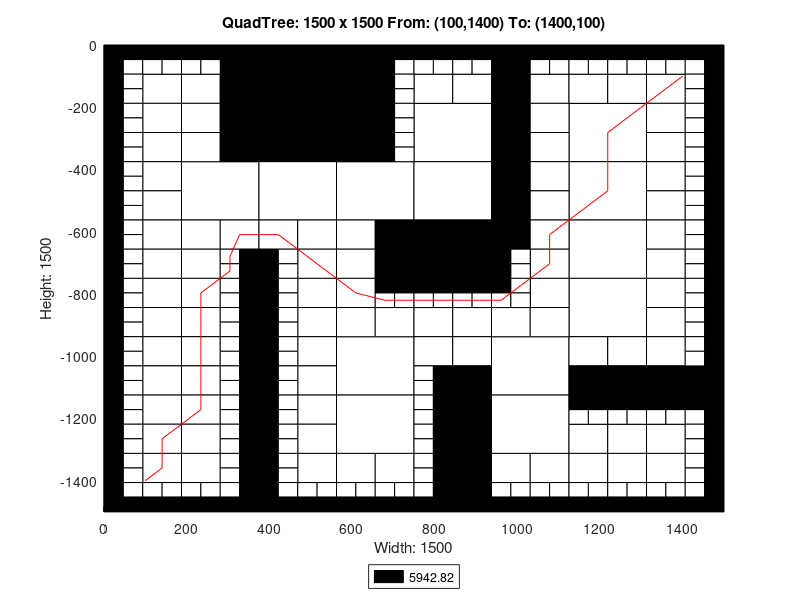

This chart was generated by the following MATLAB code:
axis([0 1500 -1500 0]);
title('QuadTree: 1500 x 1500 From: (100,1400) To: (1400,100)');
xlabel('Width: 1500');
ylabel('Height: 1500');
rectangle('Position',[375 -187.5 187.5 187.5], 'FaceColor',[0 0 0]);
rectangle('Position',[375 -375 187.5 187.5], 'FaceColor',[0 0 0]);
rectangle('Position',[187.5 -562.5 187.5 187.5], 'FaceColor',[1 1 1]);
rectangle('Position',[375 -562.5 187.5 187.5], 'FaceColor',[1 1 1]);
rectangle('Position',[562.5 -562.5 187.5 187.5], 'FaceColor',[1 1 1]);
rectangle('Position',[750 -375 187.5 187.5], 'FaceColor',[1 1 1]);
rectangle('Position',[1125 -375 187.5 187.5], 'FaceColor',[1 1 1]);
rectangle('Position',[750 -562.5 187.5 187.5], 'FaceColor',[1 1 1]);
rectangle('Position',[750 -750 187.5 187.5], 'FaceColor',[0 0 0]);
rectangle('Position',[1125 -562.5 187.5 187.5], 'FaceColor',[1 1 1]);
rectangle('Position',[1125 -750 187.5 187.5], 'FaceColor',[1 1 1]);
rectangle('Position',[562.5 -1125 187.5 187.5], 'FaceColor',[1 1 1]);
rectangle('Position',[562.5 -1312.5 187.5 187.5], 'FaceColor',[1 1 1]);
rectangle('Position',[937.5 -1125 187.5 187.5], 'FaceColor',[1 1 1]);
rectangle('Position',[1125 -937.5 187.5 187.5], 'FaceColor',[1 1 1]);
rectangle('Position',[937.5 -1312.5 187.5 187.5], 'FaceColor',[1 1 1]);
rectangle('Position',[93.75 -187.5 93.75 93.75], 'FaceColor',[1 1 1]);
rectangle('Position',[281.25 -93.75 93.75 93.75], 'FaceColor',[0 0 0]);
rectangle('Position',[187.5 -187.5 93.75 93.75], 'FaceColor',[1 1 1]);
rectangle('Position',[281.25 -187.5 93.75 93.75], 'FaceColor',[0 0 0]);
rectangle('Position',[93.75 -281.25 93.75 93.75], 'FaceColor',[1 1 1]);
rectangle('Position',[93.75 -375 93.75 93.75], 'FaceColor',[1 1 1]);
rectangle('Position',[187.5 -281.25 93.75 93.75], 'FaceColor',[1 1 1]);
rectangle('Position',[281.25 -281.25 93.75 93.75], 'FaceColor',[0 0 0]);
rectangle('Position',[187.5 -375 93.75 93.75], 'FaceColor',[1 1 1]);
rectangle('Position',[281.25 -375 93.75 93.75], 'FaceColor',[0 0 0]);
rectangle('Position',[562.5 -93.75 93.75 93.75], 'FaceColor',[0 0 0]);
rectangle('Position',[562.5 -187.5 93.75 93.75], 'FaceColor',[0 0 0]);
rectangle('Position',[562.5 -281.25 93.75 93.75], 'FaceColor',[0 0 0]);
rectangle('Position',[562.5 -375 93.75 93.75], 'FaceColor',[0 0 0]);
rectangle('Position',[93.75 -468.75 93.75 93.75], 'FaceColor',[1 1 1]);
rectangle('Position',[93.75 -562.5 93.75 93.75], 'FaceColor',[1 1 1]);
rectangle('Position',[93.75 -656.25 93.75 93.75], 'FaceColor',[1 1 1]);
rectangle('Position',[93.75 -750 93.75 93.75], 'FaceColor',[1 1 1]);
rectangle('Position',[187.5 -656.25 93.75 93.75], 'FaceColor',[1 1 1]);
rectangle('Position',[281.25 -656.25 93.75 93.75], 'FaceColor',[1 1 1]);
rectangle('Position',[187.5 -750 93.75 93.75], 'FaceColor',[1 1 1]);
rectangle('Position',[375 -656.25 93.75 93.75], 'FaceColor',[1 1 1]);
rectangle('Position',[468.75 -656.25 93.75 93.75], 'FaceColor',[1 1 1]);
rectangle('Position',[468.75 -750 93.75 93.75], 'FaceColor',[1 1 1]);
rectangle('Position',[562.5 -656.25 93.75 93.75], 'FaceColor',[1 1 1]);
rectangle('Position',[656.25 -656.25 93.75 93.75], 'FaceColor',[0 0 0]);
rectangle('Position',[562.5 -750 93.75 93.75], 'FaceColor',[1 1 1]);
rectangle('Position',[656.25 -750 93.75 93.75], 'FaceColor',[0 0 0]);
rectangle('Position',[750 -187.5 93.75 93.75], 'FaceColor',[1 1 1]);
rectangle('Position',[843.75 -187.5 93.75 93.75], 'FaceColor',[1 1 1]);
rectangle('Position',[937.5 -93.75 93.75 93.75], 'FaceColor',[0 0 0]);
rectangle('Position',[937.5 -187.5 93.75 93.75], 'FaceColor',[0 0 0]);
rectangle('Position',[1031.25 -187.5 93.75 93.75], 'FaceColor',[1 1 1]);
rectangle('Position',[937.5 -281.25 93.75 93.75], 'FaceColor',[0 0 0]);
rectangle('Position',[1031.25 -281.25 93.75 93.75], 'FaceColor',[1 1 1]);
rectangle('Position',[937.5 -375 93.75 93.75], 'FaceColor',[0 0 0]);
rectangle('Position',[1031.25 -375 93.75 93.75], 'FaceColor',[1 1 1]);
rectangle('Position',[1125 -187.5 93.75 93.75], 'FaceColor',[1 1 1]);
rectangle('Position',[1218.75 -187.5 93.75 93.75], 'FaceColor',[1 1 1]);
rectangle('Position',[1312.5 -187.5 93.75 93.75], 'FaceColor',[1 1 1]);
rectangle('Position',[1312.5 -281.25 93.75 93.75], 'FaceColor',[1 1 1]);
rectangle('Position',[1312.5 -375 93.75 93.75], 'FaceColor',[1 1 1]);
rectangle('Position',[937.5 -468.75 93.75 93.75], 'FaceColor',[0 0 0]);
rectangle('Position',[1031.25 -468.75 93.75 93.75], 'FaceColor',[1 1 1]);
rectangle('Position',[937.5 -562.5 93.75 93.75], 'FaceColor',[0 0 0]);
rectangle('Position',[1031.25 -562.5 93.75 93.75], 'FaceColor',[1 1 1]);
rectangle('Position',[937.5 -656.25 93.75 93.75], 'FaceColor',[0 0 0]);
rectangle('Position',[1031.25 -656.25 93.75 93.75], 'FaceColor',[1 1 1]);
rectangle('Position',[1031.25 -750 93.75 93.75], 'FaceColor',[1 1 1]);
rectangle('Position',[1312.5 -468.75 93.75 93.75], 'FaceColor',[1 1 1]);
rectangle('Position',[1312.5 -562.5 93.75 93.75], 'FaceColor',[1 1 1]);
rectangle('Position',[1312.5 -656.25 93.75 93.75], 'FaceColor',[1 1 1]);
rectangle('Position',[1312.5 -750 93.75 93.75], 'FaceColor',[1 1 1]);
rectangle('Position',[93.75 -843.75 93.75 93.75], 'FaceColor',[1 1 1]);
rectangle('Position',[93.75 -937.5 93.75 93.75], 'FaceColor',[1 1 1]);
rectangle('Position',[187.5 -843.75 93.75 93.75], 'FaceColor',[1 1 1]);
rectangle('Position',[187.5 -937.5 93.75 93.75], 'FaceColor',[1 1 1]);
rectangle('Position',[93.75 -1031.25 93.75 93.75], 'FaceColor',[1 1 1]);
rectangle('Position',[93.75 -1125 93.75 93.75], 'FaceColor',[1 1 1]);
rectangle('Position',[187.5 -1031.25 93.75 93.75], 'FaceColor',[1 1 1]);
rectangle('Position',[187.5 -1125 93.75 93.75], 'FaceColor',[1 1 1]);
rectangle('Position',[468.75 -843.75 93.75 93.75], 'FaceColor',[1 1 1]);
rectangle('Position',[468.75 -937.5 93.75 93.75], 'FaceColor',[1 1 1]);
rectangle('Position',[562.5 -843.75 93.75 93.75], 'FaceColor',[1 1 1]);
rectangle('Position',[562.5 -937.5 93.75 93.75], 'FaceColor',[1 1 1]);
rectangle('Position',[656.25 -937.5 93.75 93.75], 'FaceColor',[1 1 1]);
rectangle('Position',[468.75 -1031.25 93.75 93.75], 'FaceColor',[1 1 1]);
rectangle('Position',[468.75 -1125 93.75 93.75], 'FaceColor',[1 1 1]);
rectangle('Position',[93.75 -1218.75 93.75 93.75], 'FaceColor',[1 1 1]);
rectangle('Position',[93.75 -1312.5 93.75 93.75], 'FaceColor',[1 1 1]);
rectangle('Position',[187.5 -1218.75 93.75 93.75], 'FaceColor',[1 1 1]);
rectangle('Position',[187.5 -1312.5 93.75 93.75], 'FaceColor',[1 1 1]);
rectangle('Position',[93.75 -1406.25 93.75 93.75], 'FaceColor',[1 1 1]);
rectangle('Position',[187.5 -1406.25 93.75 93.75], 'FaceColor',[1 1 1]);
rectangle('Position',[468.75 -1218.75 93.75 93.75], 'FaceColor',[1 1 1]);
rectangle('Position',[468.75 -1312.5 93.75 93.75], 'FaceColor',[1 1 1]);
rectangle('Position',[468.75 -1406.25 93.75 93.75], 'FaceColor',[1 1 1]);
rectangle('Position',[562.5 -1406.25 93.75 93.75], 'FaceColor',[1 1 1]);
rectangle('Position',[656.25 -1406.25 93.75 93.75], 'FaceColor',[1 1 1]);
rectangle('Position',[750 -937.5 93.75 93.75], 'FaceColor',[1 1 1]);
rectangle('Position',[843.75 -937.5 93.75 93.75], 'FaceColor',[1 1 1]);
rectangle('Position',[1031.25 -843.75 93.75 93.75], 'FaceColor',[1 1 1]);
rectangle('Position',[937.5 -937.5 93.75 93.75], 'FaceColor',[1 1 1]);
rectangle('Position',[1031.25 -937.5 93.75 93.75], 'FaceColor',[1 1 1]);
rectangle('Position',[750 -1031.25 93.75 93.75], 'FaceColor',[1 1 1]);
rectangle('Position',[843.75 -1031.25 93.75 93.75], 'FaceColor',[1 1 1]);
rectangle('Position',[843.75 -1125 93.75 93.75], 'FaceColor',[0 0 0]);
rectangle('Position',[1312.5 -843.75 93.75 93.75], 'FaceColor',[1 1 1]);
rectangle('Position',[1312.5 -937.5 93.75 93.75], 'FaceColor',[1 1 1]);
rectangle('Position',[1125 -1031.25 93.75 93.75], 'FaceColor',[1 1 1]);
rectangle('Position',[1218.75 -1031.25 93.75 93.75], 'FaceColor',[1 1 1]);
rectangle('Position',[1125 -1125 93.75 93.75], 'FaceColor',[0 0 0]);
rectangle('Position',[1218.75 -1125 93.75 93.75], 'FaceColor',[0 0 0]);
rectangle('Position',[1312.5 -1031.25 93.75 93.75], 'FaceColor',[1 1 1]);
rectangle('Position',[1312.5 -1125 93.75 93.75], 'FaceColor',[0 0 0]);
rectangle('Position',[1406.25 -1125 93.75 93.75], 'FaceColor',[0 0 0]);
rectangle('Position',[843.75 -1218.75 93.75 93.75], 'FaceColor',[0 0 0]);
rectangle('Position',[843.75 -1312.5 93.75 93.75], 'FaceColor',[0 0 0]);
rectangle('Position',[843.75 -1406.25 93.75 93.75], 'FaceColor',[0 0 0]);
rectangle('Position',[843.75 -1500 93.75 93.75], 'FaceColor',[0 0 0]);
rectangle('Position',[937.5 -1406.25 93.75 93.75], 'FaceColor',[1 1 1]);
rectangle('Position',[1031.25 -1406.25 93.75 93.75], 'FaceColor',[1 1 1]);
rectangle('Position',[1125 -1312.5 93.75 93.75], 'FaceColor',[1 1 1]);
rectangle('Position',[1218.75 -1312.5 93.75 93.75], 'FaceColor',[1 1 1]);
rectangle('Position',[1312.5 -1312.5 93.75 93.75], 'FaceColor',[1 1 1]);
rectangle('Position',[1125 -1406.25 93.75 93.75], 'FaceColor',[1 1 1]);
rectangle('Position',[1218.75 -1406.25 93.75 93.75], 'FaceColor',[1 1 1]);
rectangle('Position',[1312.5 -1406.25 93.75 93.75], 'FaceColor',[1 1 1]);
rectangle('Position',[0 -46.875 46.875 46.875], 'FaceColor',[0 0 0]);
rectangle('Position',[46.875 -46.875 46.875 46.875], 'FaceColor',[0 0 0]);
rectangle('Position',[0 -93.75 46.875 46.875], 'FaceColor',[0 0 0]);
rectangle('Position',[46.875 -93.75 46.875 46.875], 'FaceColor',[1 1 1]);
rectangle('Position',[93.75 -46.875 46.875 46.875], 'FaceColor',[0 0 0]);
rectangle('Position',[140.625 -46.875 46.875 46.875], 'FaceColor',[0 0 0]);
rectangle('Position',[93.75 -93.75 46.875 46.875], 'FaceColor',[1 1 1]);
rectangle('Position',[140.625 -93.75 46.875 46.875], 'FaceColor',[1 1 1]);
rectangle('Position',[0 -140.625 46.875 46.875], 'FaceColor',[0 0 0]);
rectangle('Position',[46.875 -140.625 46.875 46.875], 'FaceColor',[1 1 1]);
rectangle('Position',[0 -187.5 46.875 46.875], 'FaceColor',[0 0 0]);
rectangle('Position',[46.875 -187.5 46.875 46.875], 'FaceColor',[1 1 1]);
rectangle('Position',[187.5 -46.875 46.875 46.875], 'FaceColor',[0 0 0]);
rectangle('Position',[234.375 -46.875 46.875 46.875], 'FaceColor',[0 0 0]);
rectangle('Position',[187.5 -93.75 46.875 46.875], 'FaceColor',[1 1 1]);
rectangle('Position',[234.375 -93.75 46.875 46.875], 'FaceColor',[1 1 1]);
rectangle('Position',[0 -234.375 46.875 46.875], 'FaceColor',[0 0 0]);
rectangle('Position',[46.875 -234.375 46.875 46.875], 'FaceColor',[1 1 1]);
rectangle('Position',[0 -281.25 46.875 46.875], 'FaceColor',[0 0 0]);
rectangle('Position',[46.875 -281.25 46.875 46.875], 'FaceColor',[1 1 1]);
rectangle('Position',[0 -328.125 46.875 46.875], 'FaceColor',[0 0 0]);
rectangle('Position',[46.875 -328.125 46.875 46.875], 'FaceColor',[1 1 1]);
rectangle('Position',[0 -375 46.875 46.875], 'FaceColor',[0 0 0]);
rectangle('Position',[46.875 -375 46.875 46.875], 'FaceColor',[1 1 1]);
rectangle('Position',[656.25 -46.875 46.875 46.875], 'FaceColor',[0 0 0]);
rectangle('Position',[703.125 -46.875 46.875 46.875], 'FaceColor',[0 0 0]);
rectangle('Position',[656.25 -93.75 46.875 46.875], 'FaceColor',[0 0 0]);
rectangle('Position',[703.125 -93.75 46.875 46.875], 'FaceColor',[1 1 1]);
rectangle('Position',[656.25 -140.625 46.875 46.875], 'FaceColor',[0 0 0]);
rectangle('Position',[703.125 -140.625 46.875 46.875], 'FaceColor',[1 1 1]);
rectangle('Position',[656.25 -187.5 46.875 46.875], 'FaceColor',[0 0 0]);
rectangle('Position',[703.125 -187.5 46.875 46.875], 'FaceColor',[1 1 1]);
rectangle('Position',[656.25 -234.375 46.875 46.875], 'FaceColor',[0 0 0]);
rectangle('Position',[703.125 -234.375 46.875 46.875], 'FaceColor',[1 1 1]);
rectangle('Position',[656.25 -281.25 46.875 46.875], 'FaceColor',[0 0 0]);
rectangle('Position',[703.125 -281.25 46.875 46.875], 'FaceColor',[1 1 1]);
rectangle('Position',[656.25 -328.125 46.875 46.875], 'FaceColor',[0 0 0]);
rectangle('Position',[703.125 -328.125 46.875 46.875], 'FaceColor',[1 1 1]);
rectangle('Position',[656.25 -375 46.875 46.875], 'FaceColor',[0 0 0]);
rectangle('Position',[703.125 -375 46.875 46.875], 'FaceColor',[1 1 1]);
rectangle('Position',[0 -421.875 46.875 46.875], 'FaceColor',[0 0 0]);
rectangle('Position',[46.875 -421.875 46.875 46.875], 'FaceColor',[1 1 1]);
rectangle('Position',[0 -468.75 46.875 46.875], 'FaceColor',[0 0 0]);
rectangle('Position',[46.875 -468.75 46.875 46.875], 'FaceColor',[1 1 1]);
rectangle('Position',[0 -515.625 46.875 46.875], 'FaceColor',[0 0 0]);
rectangle('Position',[46.875 -515.625 46.875 46.875], 'FaceColor',[1 1 1]);
rectangle('Position',[0 -562.5 46.875 46.875], 'FaceColor',[0 0 0]);
rectangle('Position',[46.875 -562.5 46.875 46.875], 'FaceColor',[1 1 1]);
rectangle('Position',[0 -609.375 46.875 46.875], 'FaceColor',[0 0 0]);
rectangle('Position',[46.875 -609.375 46.875 46.875], 'FaceColor',[1 1 1]);
rectangle('Position',[0 -656.25 46.875 46.875], 'FaceColor',[0 0 0]);
rectangle('Position',[46.875 -656.25 46.875 46.875], 'FaceColor',[1 1 1]);
rectangle('Position',[0 -703.125 46.875 46.875], 'FaceColor',[0 0 0]);
rectangle('Position',[46.875 -703.125 46.875 46.875], 'FaceColor',[1 1 1]);
rectangle('Position',[0 -750 46.875 46.875], 'FaceColor',[0 0 0]);
rectangle('Position',[46.875 -750 46.875 46.875], 'FaceColor',[1 1 1]);
rectangle('Position',[281.25 -703.125 46.875 46.875], 'FaceColor',[1 1 1]);
rectangle('Position',[328.125 -703.125 46.875 46.875], 'FaceColor',[0 0 0]);
rectangle('Position',[281.25 -750 46.875 46.875], 'FaceColor',[1 1 1]);
rectangle('Position',[328.125 -750 46.875 46.875], 'FaceColor',[0 0 0]);
rectangle('Position',[375 -703.125 46.875 46.875], 'FaceColor',[0 0 0]);
rectangle('Position',[421.875 -703.125 46.875 46.875], 'FaceColor',[1 1 1]);
rectangle('Position',[375 -750 46.875 46.875], 'FaceColor',[0 0 0]);
rectangle('Position',[421.875 -750 46.875 46.875], 'FaceColor',[1 1 1]);
rectangle('Position',[750 -46.875 46.875 46.875], 'FaceColor',[0 0 0]);
rectangle('Position',[796.875 -46.875 46.875 46.875], 'FaceColor',[0 0 0]);
rectangle('Position',[750 -93.75 46.875 46.875], 'FaceColor',[1 1 1]);
rectangle('Position',[796.875 -93.75 46.875 46.875], 'FaceColor',[1 1 1]);
rectangle('Position',[843.75 -46.875 46.875 46.875], 'FaceColor',[0 0 0]);
rectangle('Position',[890.625 -46.875 46.875 46.875], 'FaceColor',[0 0 0]);
rectangle('Position',[843.75 -93.75 46.875 46.875], 'FaceColor',[1 1 1]);
rectangle('Position',[890.625 -93.75 46.875 46.875], 'FaceColor',[1 1 1]);
rectangle('Position',[1031.25 -46.875 46.875 46.875], 'FaceColor',[0 0 0]);
rectangle('Position',[1078.12 -46.875 46.875 46.875], 'FaceColor',[0 0 0]);
rectangle('Position',[1031.25 -93.75 46.875 46.875], 'FaceColor',[1 1 1]);
rectangle('Position',[1078.12 -93.75 46.875 46.875], 'FaceColor',[1 1 1]);
rectangle('Position',[1125 -46.875 46.875 46.875], 'FaceColor',[0 0 0]);
rectangle('Position',[1171.88 -46.875 46.875 46.875], 'FaceColor',[0 0 0]);
rectangle('Position',[1125 -93.75 46.875 46.875], 'FaceColor',[1 1 1]);
rectangle('Position',[1171.88 -93.75 46.875 46.875], 'FaceColor',[1 1 1]);
rectangle('Position',[1218.75 -46.875 46.875 46.875], 'FaceColor',[0 0 0]);
rectangle('Position',[1265.62 -46.875 46.875 46.875], 'FaceColor',[0 0 0]);
rectangle('Position',[1218.75 -93.75 46.875 46.875], 'FaceColor',[1 1 1]);
rectangle('Position',[1265.62 -93.75 46.875 46.875], 'FaceColor',[1 1 1]);
rectangle('Position',[1312.5 -46.875 46.875 46.875], 'FaceColor',[0 0 0]);
rectangle('Position',[1359.38 -46.875 46.875 46.875], 'FaceColor',[0 0 0]);
rectangle('Position',[1312.5 -93.75 46.875 46.875], 'FaceColor',[1 1 1]);
rectangle('Position',[1359.38 -93.75 46.875 46.875], 'FaceColor',[1 1 1]);
rectangle('Position',[1406.25 -46.875 46.875 46.875], 'FaceColor',[0 0 0]);
rectangle('Position',[1453.12 -46.875 46.875 46.875], 'FaceColor',[0 0 0]);
rectangle('Position',[1406.25 -93.75 46.875 46.875], 'FaceColor',[1 1 1]);
rectangle('Position',[1453.12 -93.75 46.875 46.875], 'FaceColor',[0 0 0]);
rectangle('Position',[1406.25 -140.625 46.875 46.875], 'FaceColor',[1 1 1]);
rectangle('Position',[1453.12 -140.625 46.875 46.875], 'FaceColor',[0 0 0]);
rectangle('Position',[1406.25 -187.5 46.875 46.875], 'FaceColor',[1 1 1]);
rectangle('Position',[1453.12 -187.5 46.875 46.875], 'FaceColor',[0 0 0]);
rectangle('Position',[1406.25 -234.375 46.875 46.875], 'FaceColor',[1 1 1]);
rectangle('Position',[1453.12 -234.375 46.875 46.875], 'FaceColor',[0 0 0]);
rectangle('Position',[1406.25 -281.25 46.875 46.875], 'FaceColor',[1 1 1]);
rectangle('Position',[1453.12 -281.25 46.875 46.875], 'FaceColor',[0 0 0]);
rectangle('Position',[1406.25 -328.125 46.875 46.875], 'FaceColor',[1 1 1]);
rectangle('Position',[1453.12 -328.125 46.875 46.875], 'FaceColor',[0 0 0]);
rectangle('Position',[1406.25 -375 46.875 46.875], 'FaceColor',[1 1 1]);
rectangle('Position',[1453.12 -375 46.875 46.875], 'FaceColor',[0 0 0]);
rectangle('Position',[937.5 -703.125 46.875 46.875], 'FaceColor',[0 0 0]);
rectangle('Position',[984.375 -703.125 46.875 46.875], 'FaceColor',[1 1 1]);
rectangle('Position',[937.5 -750 46.875 46.875], 'FaceColor',[0 0 0]);
rectangle('Position',[984.375 -750 46.875 46.875], 'FaceColor',[1 1 1]);
rectangle('Position',[1406.25 -421.875 46.875 46.875], 'FaceColor',[1 1 1]);
rectangle('Position',[1453.12 -421.875 46.875 46.875], 'FaceColor',[0 0 0]);
rectangle('Position',[1406.25 -468.75 46.875 46.875], 'FaceColor',[1 1 1]);
rectangle('Position',[1453.12 -468.75 46.875 46.875], 'FaceColor',[0 0 0]);
rectangle('Position',[1406.25 -515.625 46.875 46.875], 'FaceColor',[1 1 1]);
rectangle('Position',[1453.12 -515.625 46.875 46.875], 'FaceColor',[0 0 0]);
rectangle('Position',[1406.25 -562.5 46.875 46.875], 'FaceColor',[1 1 1]);
rectangle('Position',[1453.12 -562.5 46.875 46.875], 'FaceColor',[0 0 0]);
rectangle('Position',[1406.25 -609.375 46.875 46.875], 'FaceColor',[1 1 1]);
rectangle('Position',[1453.12 -609.375 46.875 46.875], 'FaceColor',[0 0 0]);
rectangle('Position',[1406.25 -656.25 46.875 46.875], 'FaceColor',[1 1 1]);
rectangle('Position',[1453.12 -656.25 46.875 46.875], 'FaceColor',[0 0 0]);
rectangle('Position',[1406.25 -703.125 46.875 46.875], 'FaceColor',[1 1 1]);
rectangle('Position',[1453.12 -703.125 46.875 46.875], 'FaceColor',[0 0 0]);
rectangle('Position',[1406.25 -750 46.875 46.875], 'FaceColor',[1 1 1]);
rectangle('Position',[1453.12 -750 46.875 46.875], 'FaceColor',[0 0 0]);
rectangle('Position',[0 -796.875 46.875 46.875], 'FaceColor',[0 0 0]);
rectangle('Position',[46.875 -796.875 46.875 46.875], 'FaceColor',[1 1 1]);
rectangle('Position',[0 -843.75 46.875 46.875], 'FaceColor',[0 0 0]);
rectangle('Position',[46.875 -843.75 46.875 46.875], 'FaceColor',[1 1 1]);
rectangle('Position',[0 -890.625 46.875 46.875], 'FaceColor',[0 0 0]);
rectangle('Position',[46.875 -890.625 46.875 46.875], 'FaceColor',[1 1 1]);
rectangle('Position',[0 -937.5 46.875 46.875], 'FaceColor',[0 0 0]);
rectangle('Position',[46.875 -937.5 46.875 46.875], 'FaceColor',[1 1 1]);
rectangle('Position',[281.25 -796.875 46.875 46.875], 'FaceColor',[1 1 1]);
rectangle('Position',[328.125 -796.875 46.875 46.875], 'FaceColor',[0 0 0]);
rectangle('Position',[281.25 -843.75 46.875 46.875], 'FaceColor',[1 1 1]);
rectangle('Position',[328.125 -843.75 46.875 46.875], 'FaceColor',[0 0 0]);
rectangle('Position',[281.25 -890.625 46.875 46.875], 'FaceColor',[1 1 1]);
rectangle('Position',[328.125 -890.625 46.875 46.875], 'FaceColor',[0 0 0]);
rectangle('Position',[281.25 -937.5 46.875 46.875], 'FaceColor',[1 1 1]);
rectangle('Position',[328.125 -937.5 46.875 46.875], 'FaceColor',[0 0 0]);
rectangle('Position',[0 -984.375 46.875 46.875], 'FaceColor',[0 0 0]);
rectangle('Position',[46.875 -984.375 46.875 46.875], 'FaceColor',[1 1 1]);
rectangle('Position',[0 -1031.25 46.875 46.875], 'FaceColor',[0 0 0]);
rectangle('Position',[46.875 -1031.25 46.875 46.875], 'FaceColor',[1 1 1]);
rectangle('Position',[0 -1078.12 46.875 46.875], 'FaceColor',[0 0 0]);
rectangle('Position',[46.875 -1078.12 46.875 46.875], 'FaceColor',[1 1 1]);
rectangle('Position',[0 -1125 46.875 46.875], 'FaceColor',[0 0 0]);
rectangle('Position',[46.875 -1125 46.875 46.875], 'FaceColor',[1 1 1]);
rectangle('Position',[281.25 -984.375 46.875 46.875], 'FaceColor',[1 1 1]);
rectangle('Position',[328.125 -984.375 46.875 46.875], 'FaceColor',[0 0 0]);
rectangle('Position',[281.25 -1031.25 46.875 46.875], 'FaceColor',[1 1 1]);
rectangle('Position',[328.125 -1031.25 46.875 46.875], 'FaceColor',[0 0 0]);
rectangle('Position',[281.25 -1078.12 46.875 46.875], 'FaceColor',[1 1 1]);
rectangle('Position',[328.125 -1078.12 46.875 46.875], 'FaceColor',[0 0 0]);
rectangle('Position',[281.25 -1125 46.875 46.875], 'FaceColor',[1 1 1]);
rectangle('Position',[328.125 -1125 46.875 46.875], 'FaceColor',[0 0 0]);
rectangle('Position',[375 -796.875 46.875 46.875], 'FaceColor',[0 0 0]);
rectangle('Position',[421.875 -796.875 46.875 46.875], 'FaceColor',[1 1 1]);
rectangle('Position',[375 -843.75 46.875 46.875], 'FaceColor',[0 0 0]);
rectangle('Position',[421.875 -843.75 46.875 46.875], 'FaceColor',[1 1 1]);
rectangle('Position',[375 -890.625 46.875 46.875], 'FaceColor',[0 0 0]);
rectangle('Position',[421.875 -890.625 46.875 46.875], 'FaceColor',[1 1 1]);
rectangle('Position',[375 -937.5 46.875 46.875], 'FaceColor',[0 0 0]);
rectangle('Position',[421.875 -937.5 46.875 46.875], 'FaceColor',[1 1 1]);
rectangle('Position',[656.25 -796.875 46.875 46.875], 'FaceColor',[0 0 0]);
rectangle('Position',[703.125 -796.875 46.875 46.875], 'FaceColor',[0 0 0]);
rectangle('Position',[656.25 -843.75 46.875 46.875], 'FaceColor',[1 1 1]);
rectangle('Position',[703.125 -843.75 46.875 46.875], 'FaceColor',[1 1 1]);
rectangle('Position',[375 -984.375 46.875 46.875], 'FaceColor',[0 0 0]);
rectangle('Position',[421.875 -984.375 46.875 46.875], 'FaceColor',[1 1 1]);
rectangle('Position',[375 -1031.25 46.875 46.875], 'FaceColor',[0 0 0]);
rectangle('Position',[421.875 -1031.25 46.875 46.875], 'FaceColor',[1 1 1]);
rectangle('Position',[375 -1078.12 46.875 46.875], 'FaceColor',[0 0 0]);
rectangle('Position',[421.875 -1078.12 46.875 46.875], 'FaceColor',[1 1 1]);
rectangle('Position',[375 -1125 46.875 46.875], 'FaceColor',[0 0 0]);
rectangle('Position',[421.875 -1125 46.875 46.875], 'FaceColor',[1 1 1]);
rectangle('Position',[0 -1171.88 46.875 46.875], 'FaceColor',[0 0 0]);
rectangle('Position',[46.875 -1171.88 46.875 46.875], 'FaceColor',[1 1 1]);
rectangle('Position',[0 -1218.75 46.875 46.875], 'FaceColor',[0 0 0]);
rectangle('Position',[46.875 -1218.75 46.875 46.875], 'FaceColor',[1 1 1]);
rectangle('Position',[0 -1265.62 46.875 46.875], 'FaceColor',[0 0 0]);
rectangle('Position',[46.875 -1265.62 46.875 46.875], 'FaceColor',[1 1 1]);
rectangle('Position',[0 -1312.5 46.875 46.875], 'FaceColor',[0 0 0]);
rectangle('Position',[46.875 -1312.5 46.875 46.875], 'FaceColor',[1 1 1]);
rectangle('Position',[281.25 -1171.88 46.875 46.875], 'FaceColor',[1 1 1]);
rectangle('Position',[328.125 -1171.88 46.875 46.875], 'FaceColor',[0 0 0]);
rectangle('Position',[281.25 -1218.75 46.875 46.875], 'FaceColor',[1 1 1]);
rectangle('Position',[328.125 -1218.75 46.875 46.875], 'FaceColor',[0 0 0]);
rectangle('Position',[281.25 -1265.62 46.875 46.875], 'FaceColor',[1 1 1]);
rectangle('Position',[328.125 -1265.62 46.875 46.875], 'FaceColor',[0 0 0]);
rectangle('Position',[281.25 -1312.5 46.875 46.875], 'FaceColor',[1 1 1]);
rectangle('Position',[328.125 -1312.5 46.875 46.875], 'FaceColor',[0 0 0]);
rectangle('Position',[0 -1359.38 46.875 46.875], 'FaceColor',[0 0 0]);
rectangle('Position',[46.875 -1359.38 46.875 46.875], 'FaceColor',[1 1 1]);
rectangle('Position',[0 -1406.25 46.875 46.875], 'FaceColor',[0 0 0]);
rectangle('Position',[46.875 -1406.25 46.875 46.875], 'FaceColor',[1 1 1]);
rectangle('Position',[0 -1453.12 46.875 46.875], 'FaceColor',[0 0 0]);
rectangle('Position',[46.875 -1453.12 46.875 46.875], 'FaceColor',[1 1 1]);
rectangle('Position',[0 -1500 46.875 46.875], 'FaceColor',[0 0 0]);
rectangle('Position',[46.875 -1500 46.875 46.875], 'FaceColor',[0 0 0]);
rectangle('Position',[93.75 -1453.12 46.875 46.875], 'FaceColor',[1 1 1]);
rectangle('Position',[140.625 -1453.12 46.875 46.875], 'FaceColor',[1 1 1]);
rectangle('Position',[93.75 -1500 46.875 46.875], 'FaceColor',[0 0 0]);
rectangle('Position',[140.625 -1500 46.875 46.875], 'FaceColor',[0 0 0]);
rectangle('Position',[281.25 -1359.38 46.875 46.875], 'FaceColor',[1 1 1]);
rectangle('Position',[328.125 -1359.38 46.875 46.875], 'FaceColor',[0 0 0]);
rectangle('Position',[281.25 -1406.25 46.875 46.875], 'FaceColor',[1 1 1]);
rectangle('Position',[328.125 -1406.25 46.875 46.875], 'FaceColor',[0 0 0]);
rectangle('Position',[187.5 -1453.12 46.875 46.875], 'FaceColor',[1 1 1]);
rectangle('Position',[234.375 -1453.12 46.875 46.875], 'FaceColor',[1 1 1]);
rectangle('Position',[187.5 -1500 46.875 46.875], 'FaceColor',[0 0 0]);
rectangle('Position',[234.375 -1500 46.875 46.875], 'FaceColor',[0 0 0]);
rectangle('Position',[281.25 -1453.12 46.875 46.875], 'FaceColor',[1 1 1]);
rectangle('Position',[328.125 -1453.12 46.875 46.875], 'FaceColor',[0 0 0]);
rectangle('Position',[281.25 -1500 46.875 46.875], 'FaceColor',[0 0 0]);
rectangle('Position',[328.125 -1500 46.875 46.875], 'FaceColor',[0 0 0]);
rectangle('Position',[375 -1171.88 46.875 46.875], 'FaceColor',[0 0 0]);
rectangle('Position',[421.875 -1171.88 46.875 46.875], 'FaceColor',[1 1 1]);
rectangle('Position',[375 -1218.75 46.875 46.875], 'FaceColor',[0 0 0]);
rectangle('Position',[421.875 -1218.75 46.875 46.875], 'FaceColor',[1 1 1]);
rectangle('Position',[375 -1265.62 46.875 46.875], 'FaceColor',[0 0 0]);
rectangle('Position',[421.875 -1265.62 46.875 46.875], 'FaceColor',[1 1 1]);
rectangle('Position',[375 -1312.5 46.875 46.875], 'FaceColor',[0 0 0]);
rectangle('Position',[421.875 -1312.5 46.875 46.875], 'FaceColor',[1 1 1]);
rectangle('Position',[375 -1359.38 46.875 46.875], 'FaceColor',[0 0 0]);
rectangle('Position',[421.875 -1359.38 46.875 46.875], 'FaceColor',[1 1 1]);
rectangle('Position',[375 -1406.25 46.875 46.875], 'FaceColor',[0 0 0]);
rectangle('Position',[421.875 -1406.25 46.875 46.875], 'FaceColor',[1 1 1]);
rectangle('Position',[375 -1453.12 46.875 46.875], 'FaceColor',[0 0 0]);
rectangle('Position',[421.875 -1453.12 46.875 46.875], 'FaceColor',[1 1 1]);
rectangle('Position',[375 -1500 46.875 46.875], 'FaceColor',[0 0 0]);
rectangle('Position',[421.875 -1500 46.875 46.875], 'FaceColor',[0 0 0]);
rectangle('Position',[468.75 -1453.12 46.875 46.875], 'FaceColor',[1 1 1]);
rectangle('Position',[515.625 -1453.12 46.875 46.875], 'FaceColor',[1 1 1]);
rectangle('Position',[468.75 -1500 46.875 46.875], 'FaceColor',[0 0 0]);
rectangle('Position',[515.625 -1500 46.875 46.875], 'FaceColor',[0 0 0]);
rectangle('Position',[562.5 -1453.12 46.875 46.875], 'FaceColor',[1 1 1]);
rectangle('Position',[609.375 -1453.12 46.875 46.875], 'FaceColor',[1 1 1]);
rectangle('Position',[562.5 -1500 46.875 46.875], 'FaceColor',[0 0 0]);
rectangle('Position',[609.375 -1500 46.875 46.875], 'FaceColor',[0 0 0]);
rectangle('Position',[656.25 -1453.12 46.875 46.875], 'FaceColor',[1 1 1]);
rectangle('Position',[703.125 -1453.12 46.875 46.875], 'FaceColor',[1 1 1]);
rectangle('Position',[656.25 -1500 46.875 46.875], 'FaceColor',[0 0 0]);
rectangle('Position',[703.125 -1500 46.875 46.875], 'FaceColor',[0 0 0]);
rectangle('Position',[750 -796.875 46.875 46.875], 'FaceColor',[0 0 0]);
rectangle('Position',[796.875 -796.875 46.875 46.875], 'FaceColor',[0 0 0]);
rectangle('Position',[750 -843.75 46.875 46.875], 'FaceColor',[1 1 1]);
rectangle('Position',[796.875 -843.75 46.875 46.875], 'FaceColor',[1 1 1]);
rectangle('Position',[843.75 -796.875 46.875 46.875], 'FaceColor',[0 0 0]);
rectangle('Position',[890.625 -796.875 46.875 46.875], 'FaceColor',[0 0 0]);
rectangle('Position',[843.75 -843.75 46.875 46.875], 'FaceColor',[1 1 1]);
rectangle('Position',[890.625 -843.75 46.875 46.875], 'FaceColor',[1 1 1]);
rectangle('Position',[937.5 -796.875 46.875 46.875], 'FaceColor',[0 0 0]);
rectangle('Position',[984.375 -796.875 46.875 46.875], 'FaceColor',[1 1 1]);
rectangle('Position',[937.5 -843.75 46.875 46.875], 'FaceColor',[1 1 1]);
rectangle('Position',[984.375 -843.75 46.875 46.875], 'FaceColor',[1 1 1]);
rectangle('Position',[750 -1078.12 46.875 46.875], 'FaceColor',[1 1 1]);
rectangle('Position',[796.875 -1078.12 46.875 46.875], 'FaceColor',[0 0 0]);
rectangle('Position',[750 -1125 46.875 46.875], 'FaceColor',[1 1 1]);
rectangle('Position',[796.875 -1125 46.875 46.875], 'FaceColor',[0 0 0]);
rectangle('Position',[1406.25 -796.875 46.875 46.875], 'FaceColor',[1 1 1]);
rectangle('Position',[1453.12 -796.875 46.875 46.875], 'FaceColor',[0 0 0]);
rectangle('Position',[1406.25 -843.75 46.875 46.875], 'FaceColor',[1 1 1]);
rectangle('Position',[1453.12 -843.75 46.875 46.875], 'FaceColor',[0 0 0]);
rectangle('Position',[1406.25 -890.625 46.875 46.875], 'FaceColor',[1 1 1]);
rectangle('Position',[1453.12 -890.625 46.875 46.875], 'FaceColor',[0 0 0]);
rectangle('Position',[1406.25 -937.5 46.875 46.875], 'FaceColor',[1 1 1]);
rectangle('Position',[1453.12 -937.5 46.875 46.875], 'FaceColor',[0 0 0]);
rectangle('Position',[1406.25 -984.375 46.875 46.875], 'FaceColor',[1 1 1]);
rectangle('Position',[1453.12 -984.375 46.875 46.875], 'FaceColor',[0 0 0]);
rectangle('Position',[1406.25 -1031.25 46.875 46.875], 'FaceColor',[1 1 1]);
rectangle('Position',[1453.12 -1031.25 46.875 46.875], 'FaceColor',[0 0 0]);
rectangle('Position',[750 -1171.88 46.875 46.875], 'FaceColor',[1 1 1]);
rectangle('Position',[796.875 -1171.88 46.875 46.875], 'FaceColor',[0 0 0]);
rectangle('Position',[750 -1218.75 46.875 46.875], 'FaceColor',[1 1 1]);
rectangle('Position',[796.875 -1218.75 46.875 46.875], 'FaceColor',[0 0 0]);
rectangle('Position',[750 -1265.62 46.875 46.875], 'FaceColor',[1 1 1]);
rectangle('Position',[796.875 -1265.62 46.875 46.875], 'FaceColor',[0 0 0]);
rectangle('Position',[750 -1312.5 46.875 46.875], 'FaceColor',[1 1 1]);
rectangle('Position',[796.875 -1312.5 46.875 46.875], 'FaceColor',[0 0 0]);
rectangle('Position',[750 -1359.38 46.875 46.875], 'FaceColor',[1 1 1]);
rectangle('Position',[796.875 -1359.38 46.875 46.875], 'FaceColor',[0 0 0]);
rectangle('Position',[750 -1406.25 46.875 46.875], 'FaceColor',[1 1 1]);
rectangle('Position',[796.875 -1406.25 46.875 46.875], 'FaceColor',[0 0 0]);
rectangle('Position',[750 -1453.12 46.875 46.875], 'FaceColor',[1 1 1]);
rectangle('Position',[796.875 -1453.12 46.875 46.875], 'FaceColor',[0 0 0]);
rectangle('Position',[750 -1500 46.875 46.875], 'FaceColor',[0 0 0]);
rectangle('Position',[796.875 -1500 46.875 46.875], 'FaceColor',[0 0 0]);
rectangle('Position',[937.5 -1453.12 46.875 46.875], 'FaceColor',[1 1 1]);
rectangle('Position',[984.375 -1453.12 46.875 46.875], 'FaceColor',[1 1 1]);
rectangle('Position',[937.5 -1500 46.875 46.875], 'FaceColor',[0 0 0]);
rectangle('Position',[984.375 -1500 46.875 46.875], 'FaceColor',[0 0 0]);
rectangle('Position',[1031.25 -1453.12 46.875 46.875], 'FaceColor',[1 1 1]);
rectangle('Position',[1078.12 -1453.12 46.875 46.875], 'FaceColor',[1 1 1]);
rectangle('Position',[1031.25 -1500 46.875 46.875], 'FaceColor',[0 0 0]);
rectangle('Position',[1078.12 -1500 46.875 46.875], 'FaceColor',[0 0 0]);
rectangle('Position',[1125 -1171.88 46.875 46.875], 'FaceColor',[0 0 0]);
rectangle('Position',[1171.88 -1171.88 46.875 46.875], 'FaceColor',[0 0 0]);
rectangle('Position',[1125 -1218.75 46.875 46.875], 'FaceColor',[1 1 1]);
rectangle('Position',[1171.88 -1218.75 46.875 46.875], 'FaceColor',[1 1 1]);
rectangle('Position',[1218.75 -1171.88 46.875 46.875], 'FaceColor',[0 0 0]);
rectangle('Position',[1265.62 -1171.88 46.875 46.875], 'FaceColor',[0 0 0]);
rectangle('Position',[1218.75 -1218.75 46.875 46.875], 'FaceColor',[1 1 1]);
rectangle('Position',[1265.62 -1218.75 46.875 46.875], 'FaceColor',[1 1 1]);
rectangle('Position',[1312.5 -1171.88 46.875 46.875], 'FaceColor',[0 0 0]);
rectangle('Position',[1359.38 -1171.88 46.875 46.875], 'FaceColor',[0 0 0]);
rectangle('Position',[1312.5 -1218.75 46.875 46.875], 'FaceColor',[1 1 1]);
rectangle('Position',[1359.38 -1218.75 46.875 46.875], 'FaceColor',[1 1 1]);
rectangle('Position',[1406.25 -1171.88 46.875 46.875], 'FaceColor',[0 0 0]);
rectangle('Position',[1453.12 -1171.88 46.875 46.875], 'FaceColor',[0 0 0]);
rectangle('Position',[1406.25 -1218.75 46.875 46.875], 'FaceColor',[1 1 1]);
rectangle('Position',[1453.12 -1218.75 46.875 46.875], 'FaceColor',[0 0 0]);
rectangle('Position',[1406.25 -1265.62 46.875 46.875], 'FaceColor',[1 1 1]);
rectangle('Position',[1453.12 -1265.62 46.875 46.875], 'FaceColor',[0 0 0]);
rectangle('Position',[1406.25 -1312.5 46.875 46.875], 'FaceColor',[1 1 1]);
rectangle('Position',[1453.12 -1312.5 46.875 46.875], 'FaceColor',[0 0 0]);
rectangle('Position',[1125 -1453.12 46.875 46.875], 'FaceColor',[1 1 1]);
rectangle('Position',[1171.88 -1453.12 46.875 46.875], 'FaceColor',[1 1 1]);
rectangle('Position',[1125 -1500 46.875 46.875], 'FaceColor',[0 0 0]);
rectangle('Position',[1171.88 -1500 46.875 46.875], 'FaceColor',[0 0 0]);
rectangle('Position',[1218.75 -1453.12 46.875 46.875], 'FaceColor',[1 1 1]);
rectangle('Position',[1265.62 -1453.12 46.875 46.875], 'FaceColor',[1 1 1]);
rectangle('Position',[1218.75 -1500 46.875 46.875], 'FaceColor',[0 0 0]);
rectangle('Position',[1265.62 -1500 46.875 46.875], 'FaceColor',[0 0 0]);
rectangle('Position',[1406.25 -1359.38 46.875 46.875], 'FaceColor',[1 1 1]);
rectangle('Position',[1453.12 -1359.38 46.875 46.875], 'FaceColor',[0 0 0]);
rectangle('Position',[1406.25 -1406.25 46.875 46.875], 'FaceColor',[1 1 1]);
rectangle('Position',[1453.12 -1406.25 46.875 46.875], 'FaceColor',[0 0 0]);
rectangle('Position',[1312.5 -1453.12 46.875 46.875], 'FaceColor',[1 1 1]);
rectangle('Position',[1359.38 -1453.12 46.875 46.875], 'FaceColor',[1 1 1]);
rectangle('Position',[1312.5 -1500 46.875 46.875], 'FaceColor',[0 0 0]);
rectangle('Position',[1359.38 -1500 46.875 46.875], 'FaceColor',[0 0 0]);
rectangle('Position',[1406.25 -1453.12 46.875 46.875], 'FaceColor',[1 1 1]);
rectangle('Position',[1453.12 -1453.12 46.875 46.875], 'FaceColor',[0 0 0]);
rectangle('Position',[1406.25 -1500 46.875 46.875], 'FaceColor',[0 0 0]);
rectangle('Position',[1453.12 -1500 46.875 46.875], 'FaceColor',[0 0 0]);
X=[1400,1359.38,1218.75,1218.75,1078.12,1078.12,1007.81,960.938,914.062,867.188,820.312,773.438,726.562,679.688,609.375,515.625,421.875,328.125,304.688,304.688,234.375,234.375,234.375,234.375,234.375,140.625,140.625,100];
Y=[-100,-140.625,-281.25,-468.75,-609.375,-703.125,-773.438,-820.312,-820.312,-820.312,-820.312,-820.312,-820.312,-820.312,-796.875,-703.125,-609.375,-609.375,-679.688,-726.562,-796.875,-890.625,-984.375,-1078.12,-1171.88,-1265.62,-1359.38,-1400];
hold on;
plot(X,Y,'r');
legend('5942.82','Location','southoutside');
